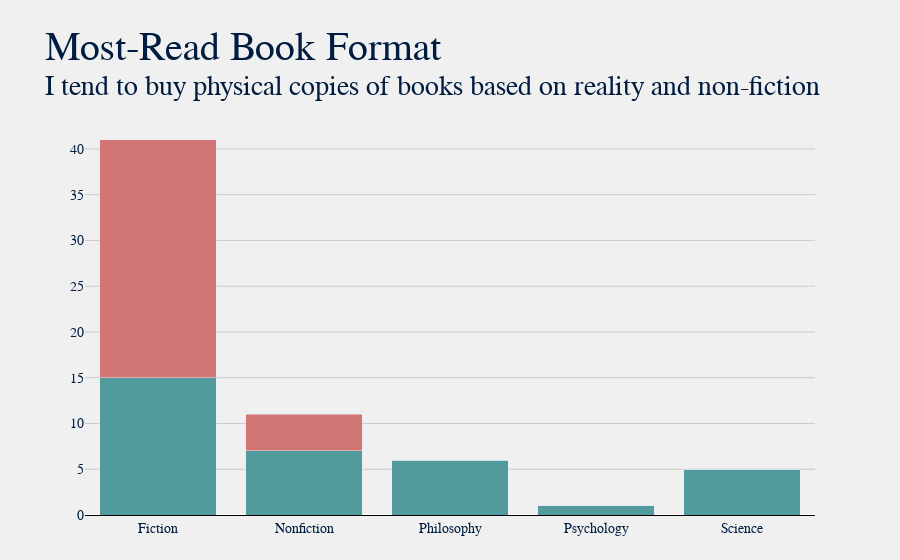

This figure's notebook cell:
### Markdown cell above
### Do I prefer physical books, or eBooks?

In general I prefer physical books - but the reason I've read so many eBooks is because I used to be an expat in South Korea, and it was simply a matter of convenience that I have a Kindle instead of a bunch of physical books. I was moving between apartments relatively often, and apartments in Seoul can be [rather small](https://www.statista.com/statistics/644523/south-korea-living-space-per-person/), so I had limited space. Currently, I tend to buy physical books when they are more science-based, while I have more fiction books in eBook format.

### Code cell
physical = (df[df['Format'] == 'Physical'].groupby('Genre')['Title']
            .count()
            .reset_index()
            .rename(columns={'Title':'Physical'}))
ebook = (df[df['Format'] == 'eBook'].groupby('Genre')['Title']
         .count()
         .reset_index()
         .rename(columns={'Title':'eBook'}))

format_df = pd.concat([physical, ebook['eBook']], axis=1).fillna(0).set_index('Genre')
format_df = format_df.convert_dtypes()

title = "Most-Read Book Format"
sub = f"I tend to buy physical copies of books based on reality and non-fiction"
plot.gen_stacked_bar_graph(format_df, title, sub)

### Figure 1 — Plotly figure (JSON) as saved in the notebook; plotly's stock layout.template omitted (floating-point values rounded to 4 significant figures)
{"data": [{"customdata": ["Physical", "Physical", "Physical", "Physical", "Physical"], "hovertemplate": "<b>%{customdata}</b>: %{y}<extra></extra>", "marker": {"color": "#529b9c"}, "name": "Physical", "type": "bar", "x": ["Fiction", "Nonfiction", "Philosophy", "Psychology", "Science"], "y": [15, 7, 6, 1, 5]}, {"customdata": ["eBook", "eBook", "eBook", "eBook", "eBook"], "hovertemplate": "<b>%{customdata}</b>: %{y}<extra></extra>", "marker": {"color": "#d27575"}, "name": "eBook", "type": "bar", "x": ["Fiction", "Nonfiction", "Philosophy", "Psychology", "Science"], "y": [26, 4, 0, 0, 0]}], "layout": {"autosize": true, "barmode": "stack", "font": {"color": "#001c40", "family": "Baskerville", "size": 14}, "legend": {"orientation": "h", "x": 0.5, "xanchor": "center", "y": 0.99, "yanchor": "top"}, "margin": {"b": 45, "l": 85, "r": 85, "t": 120}, "paper_bgcolor": "#f0f0f0", "plot_bgcolor": "#f0f0f0", "showlegend": false, "title": {"font": {"color": "#001c40", "family": "Baskerville, Bold", "size": 40}, "text": "Most-Read Book Format<br><sup>I tend to buy physical copies of books based on reality and non-fiction"}, "xaxis": {"autorange": true, "gridcolor": "#cbcbcb", "linecolor": "black", "range": [-0.5, 4.5], "showgrid": false, "showline": true, "title": {}, "type": "category"}, "yaxis": {"autorange": true, "gridcolor": "#cbcbcb", "linecolor": "black", "range": [0, 43.16], "showgrid": true, "showline": false, "showticklabels": true, "title": {}, "type": "linear"}}}
